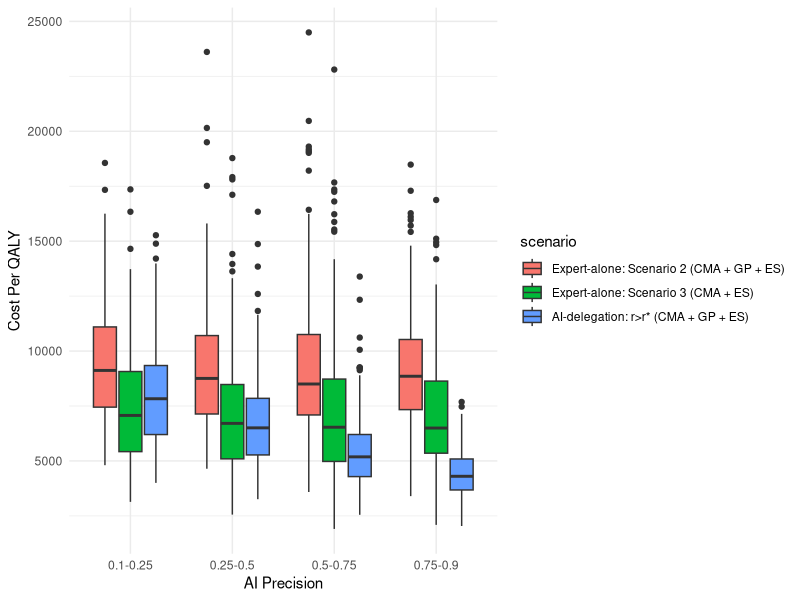
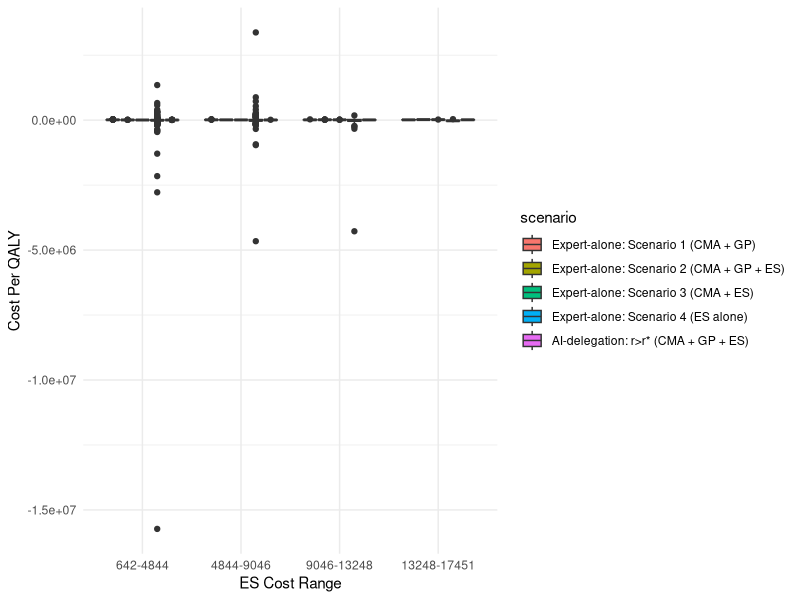
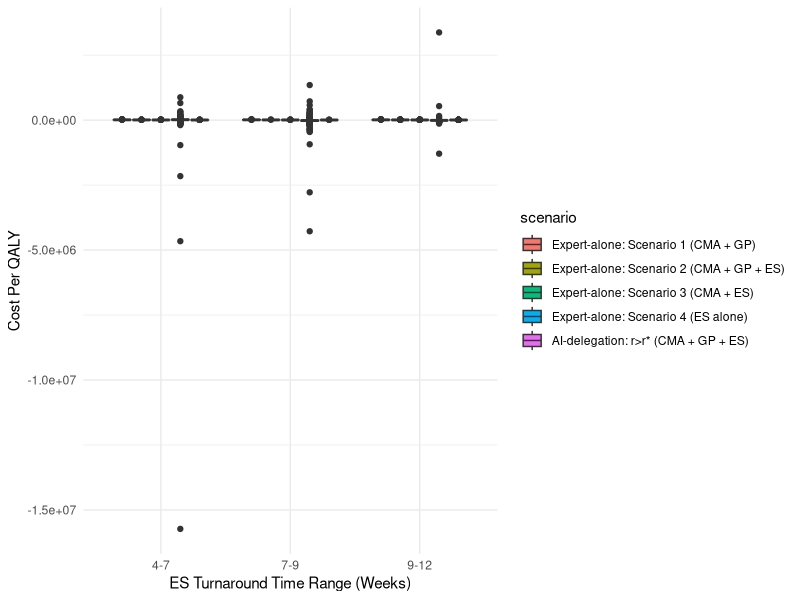

Write R code to recreate these figures, in order. (Note: this script raises an error after producing the figures.)
## ---- chunk 1
library(tidyverse)
library(ggplot2)
library(dplyr)
library(gridExtra)
library(cowplot)
library(patchwork)
set.seed(123)
## ---- chunk 2
# Define functions
beta_dist <- function(n, mu, sigma){
  a <- mu * ((mu * (1 - mu) / sigma^2) - 1)
  b <- (1 - mu) * ((mu * (1 - mu) / sigma^2) - 1)
  return (rbeta(n, a, b))
}

ppv <- function(se, sp, p){ # se = sensitivity, sp = specificity, p = disease prevalence
  value <- (se * p) / (se * p + ((1 - sp) * (1 - p)))
  return(value) 
}

npv <- function(se, sp, p){
  value <- (sp * (1 - p)) / ((1 - se) * p + sp * (1 - p))
  return (value)
}

# Expected utility
EU <- function(pv, u_t, u_f){   # pv = (PPV OR NPV), u_t = (U_TP OR U_TN), u_f = (U_FP OR U_FN)
  return (pv*u_t + (1-pv)*u_f)
}

# QALY function
qaly <- function(x, tat, u_s0, eu){
  return (tat*u_s0 + (x-tat)*eu)
}
## ---- chunk 3
mean_val <- 4875

# Choose sigma to control spread (try 0.7 for moderate spread)
sigma <- 0.4
mu <- log(mean_val) - (sigma^2)/2

shape <- 4
scale <- mean_val / shape

# Generate samples
set.seed(123)
#samples <- rlnorm(1000, meanlog = log(1000), sdlog = sigma)
samples <- rgamma(1000, shape = 4, scale = 4875/4)

# Check min/max
min(samples) # Should be close to 400
max(samples) # Should be close to 10000
mean(samples) # Should be close to 4847.47
## ---- chunk 4
# Simulate parameters
n <- 1000

# Diagnostic yields
cma_yield <- rbeta(n, 154,1382) # CMA yield
gp_yield <- rbeta(n, 234, 1871)  # gene-panel yield
es_yield_1tier <- rbeta(n, 27, 46)  # WES first-tier yield (mean 0.37)
es_yield_3tier <- rbeta(n, 228, 464) # WES third-tier yield (mean 0.33)
es_yield_2tier <- rbeta(n, 35, 65) # The yield of WES as second-tier test is slightly lower than first-tier but higher than third-tier

# Costs - huge range
expert_fee <- 165 # cost at decision node
es_cost <- rgamma(n, shape = 4, scale = 4847.47/4)
cma_cost <- rlnorm(n, meanlog = log(1000)-0.3^2/2, sdlog = 0.3) 
gp_cost <- rlnorm(n, meanlog = log(1600)-0.4^2/2, sdlog = 0.4)

# Sensitivity & Specificity (derive Beta distribution)
cma_se <- 0.9068
cma_sp <- 0.9440
gp_se <- 0.8960
gp_sp <- 0.9250
es_se <- 0.9593
es_sp <- 0.9933

#Disease prevalence (Beta distribution)
p <- 0.1665

# PPV & NPV
cma_ppv <- ppv(cma_se, cma_sp, p)
cma_npv <- npv(cma_se, cma_sp, p)
gp_ppv <- ppv(gp_se, gp_sp, p)
gp_npv <- npv(gp_se, gp_sp, p)
es_ppv <- ppv(es_se, es_sp, p)
es_npv <- npv(es_se, es_sp, p)

# Turnaround time, measured in weeks - huge range
expert_tat <- 4
cma_tat <- sample(c(1:3), size = n, replace = TRUE) # CMA turnaround time: 1-3 weeks
gp_tat <- sample(c(2:6), size = n, replace = TRUE) # GP turnaround time: 2-6 weeks
es_tat <- sample(c(4:12), size = n, replace = TRUE) #ES turnaround time: 4-12 weeks

cma_only_tat <- ((expert_tat + cma_tat)*7)/365
cma_gp_tat <- ((expert_tat*2 + cma_tat + gp_tat)*7)/365
cma_gp_es_tat <- ((expert_tat*3 + cma_tat + gp_tat + es_tat)*7)/365
cma_es_tat <- ((expert_tat*2 + cma_tat + es_tat)*7)/365
es_only_tat <- ((expert_tat + es_tat)*7)/365
ai_tat1 <- ((expert_tat + cma_tat + gp_tat)*7)/365
ai_tat2 <- ((expert_tat + cma_tat + gp_tat + es_tat)*7)/365

# AI precision, assume that it follows a beta distribution with mean 0.87 & SD 0.1
ai_precision <- runif(n,0.1,0.9)

# utility weight (Beta)
u_tp <- runif(n,0.8,0.9)
u_tn <- runif(n, 0.958, 1)
u_fp <- runif(n,0.7,0.8)
u_fn <- runif(n,-0.5,0)
u_s0 <- 0.5

# expected utility for different outcome states
eu_cma_pos <- EU(cma_ppv, u_tp, u_fp) # CMA, positive
eu_gp_pos <- EU(gp_ppv, u_tp, u_fp) # gene-panel, positive
eu_gp_neg <- EU(gp_npv, u_tn, u_fn) # gene-panel, negative
eu_es_pos <- EU(es_ppv, u_tp, u_fp) # ES, positive
eu_es_neg <- EU(es_npv, u_tn, u_fn) # ES, negative
## ---- chunk 5

## ---- chunk 6
generate_data <- function(x) {
  # Scenario 1 (CMA + GP, standard testing)
  s1_cost <- cma_cost 
            + expert_fee 
            + (1-cma_yield)*(gp_cost + expert_fee)  #expected cost
  s1_qaly <- cma_yield*qaly(x,cma_only_tat,u_s0,eu_cma_pos) 
            + (1-cma_yield)*(gp_yield*qaly(x,cma_gp_tat,u_s0,eu_gp_pos) 
            + (1-gp_yield)*qaly(x,cma_gp_tat,u_s0,eu_gp_neg)) #expected QALY
  s1_cpq <- s1_cost/s1_qaly # Cost per QALY
  
  # Effective cost for Scenario 2 (CMA + GP + WES)
  s2_cost <- cma_cost + expert_fee + (1-cma_yield)*(gp_cost + expert_fee + (1-gp_yield)*(es_cost + expert_fee))
  s2_qaly <- cma_yield*qaly(x,cma_only_tat,u_s0,eu_cma_pos) + (1-cma_yield)*(gp_yield*qaly(x,cma_gp_tat,u_s0,eu_gp_pos)   + (1-gp_yield)*es_yield_3tier*qaly(x,cma_gp_es_tat,u_s0,eu_es_pos) + (1-gp_yield)*(1-es_yield_3tier)*qaly(x,cma_gp_es_tat,u_s0,eu_es_neg))
  s2_cpq <- s2_cost/s2_qaly
  
  # Effective cost Scenario 3 (CMA + WES) CMA positive, WES pos & neg
  s3_cost <- cma_cost + expert_fee + (1-cma_yield)*(es_cost + expert_fee) 
  s3_qaly <- cma_yield*qaly(x,cma_only_tat,u_s0,eu_cma_pos) + (1-cma_yield)*(es_yield_2tier*qaly(x,cma_es_tat,u_s0,eu_es_pos) + (1-es_yield_2tier)*qaly(x,cma_es_tat,u_s0,eu_es_neg))
  s3_cpq <- s3_cost/s3_qaly
  
  # Effective cost for Scenario 4 (WES alone)
  s4_cost <- es_cost + expert_fee
  s4_qaly <- es_yield_1tier*qaly(x,es_tat,u_s0,eu_es_pos) + (1-es_yield_1tier)*qaly(x,es_only_tat,u_s0,eu_es_neg)
  s4_cpq <- s4_cost/s4_qaly
  
  # Effective cost for AI-delegation mode (r > r*)
  ai_cost <- cma_cost + expert_fee + (1-cma_yield)*(gp_cost + (1-ai_precision)*es_cost) #This is only for r > r*
  ai_qaly <- cma_yield*qaly(x,cma_only_tat,u_s0,eu_cma_pos) + (1-cma_yield)*ai_precision*qaly(x,ai_tat1,u_s0,eu_gp_pos) + (1-cma_yield)*(1-ai_precision)*(es_yield_3tier*qaly(x,ai_tat2,u_s0,eu_es_pos) + (1-es_yield_3tier)*qaly(x,ai_tat2,u_s0,eu_es_neg))
  ai_cpq <- ai_cost/ai_qaly
  
  complete_data <- data.frame(
    scenario = rep(c("Expert-alone: Scenario 1 (CMA + GP)", 
                     "Expert-alone: Scenario 2 (CMA + GP + ES)", 
                     "Expert-alone: Scenario 3 (CMA + ES)", 
                     "Expert-alone: Scenario 4 (ES alone)", 
                     "AI-delegation: r>r* (CMA + GP + ES)"), 
                     each = n),
    
    es_cost = rep(es_cost, 5),
    cma_cost = rep(cma_cost, 5),
    gp_cost = rep(gp_cost, 5),
    es_tat = rep(es_tat, 5),
    cma_tat = rep(cma_tat, 5),
    gp_tat = rep(gp_tat, 5),
    expected_cost = c(s1_cost, s2_cost, s3_cost, s4_cost, ai_cost),
    expected_qaly = c(s1_qaly, s2_qaly, s3_qaly, s4_qaly, ai_qaly),
    cost_per_qaly = c(s1_cpq, s2_cpq, s3_cpq, s4_cpq, ai_cpq),
    ai_performance = rep(ai_precision,5),
    number_of_years = rep(x, 5)
  )
  
  complete_data$scenario <- factor(complete_data$scenario, levels = c("Expert-alone: Scenario 1 (CMA + GP)", 
                                                                      "Expert-alone: Scenario 2 (CMA + GP + ES)", 
                                                         "Expert-alone: Scenario 3 (CMA + ES)", 
                                                         "Expert-alone: Scenario 4 (ES alone)", 
                                                         "AI-delegation: r>r* (CMA + GP + ES)"))
  
  return(complete_data)
}
## ---- chunk 7
x <- 1 #number of years in QALY
data <- generate_data(x)
expert_alone <- data %>% filter(scenario != "AI-delegation: r>r* (CMA + GP + ES)")
ai_delegation <- data %>% filter(scenario %in% c("Expert-alone: Scenario 2 (CMA + GP + ES)", 
                                                 "Expert-alone: Scenario 3 (CMA + ES)", 
                                                 "AI-delegation: r>r* (CMA + GP + ES)"))
## ---- chunk 8
boxplot <- function(data, param, breaks, labels, x_lab){
  data <- data %>% mutate(param_bins = cut(data[[param]],
                          breaks = breaks,
                          labels = labels,
                          include.lowest = TRUE))
  
  plot <- ggplot(data, aes(x = param_bins, y = cost_per_qaly, fill = scenario)) + 
    geom_boxplot() + 
    labs(x = x_lab, y = "Cost Per QALY") + 
    theme_minimal()
  
  return(plot)
}
## ---- chunk 9
plot1 <- boxplot(ai_delegation, "ai_performance", 
                 c(0.1, 0.25, 0.5, 0.75, 0.9), 
                 c("0.1-0.25", "0.25-0.5", "0.5-0.75", "0.75-0.9"), 
                 "AI Precision")
plot1
## ---- chunk 10
es_cost_min <- min(data$es_cost)
es_cost_max <- max(data$es_cost)
breaks <- seq(es_cost_min, es_cost_max, length.out = 5) # 4 bins
labels <- paste0(round(breaks[-length(breaks)]), "-", round(breaks[-1]))

plot2 <- boxplot(data, "es_cost", breaks, labels, "ES Cost Range")
plot2
## ---- chunk 11
es_tat_min <- min(data$es_tat)
es_tat_max <- max(data$es_tat)
breaks <- seq(es_tat_min, es_tat_max, length.out = 4) # 3 bins
labels <- paste0(round(breaks[-length(breaks)]), "-", round(breaks[-1]))
plot3 <- boxplot(data, "es_tat", breaks, labels, "ES Turnaround Time Range (Weeks)")
plot3
## ---- chunk 12
sensitivity_analysis <- function(param_name,low, high, x=1) {
                                 
  orig <- get(param_name, envir = .GlobalEnv)

  # Store base-case
  base_df <- generate_data(x)
  base_out <- base_df$cost_per_qaly
  
  # Modify the parameter low
  assign(param_name, low, envir = .GlobalEnv)
  low_df <- generate_data(x)
  low_out <- low_df$cost_per_qaly
  
  # Modify the parameter high
  assign(param_name, high, envir = .GlobalEnv)
  high_df <- generate_data(x)
  high_out <- high_df$cost_per_qaly
  
  # Reset param to base (optional if looping later)
  assign(param_name, orig, envir = .GlobalEnv)
  
  return(data.frame(
    scenario = base_df$scenario,
    parameter = param_name,
    low = low_out,
    high = high_out,
    base = base_out
  ))
}



sens_results <- do.call(rbind, list(
  sensitivity_analysis("cma_cost", 0.8*cma_cost, 1.2*cma_cost, 1),
  sensitivity_analysis("gp_cost", 0.8*gp_cost, 1.2*gp_cost, 1),
  sensitivity_analysis("es_cost", 0.8*es_cost, 1.2*es_cost, 1),
  #sensitivity_analysis("cma_tat", 0.7*cma_tat, 1.3*cma_tat, 1), # example TAT
  #sensitivity_analysis("gp_tat", 0.7*cma_tat, 1.3*cma_tat, 1), # example TAT
  #sensitivity_analysis("es_tat", 0.7*cma_tat, 1.3*cma_tat, 1) # example TAT
))
## ---- chunk 13

tornado_df <- sens_results %>%
  mutate(min_val = pmin(low, high),
         max_val = pmax(low, high),
         width = abs(high - low)) %>%
  group_by(scenario, parameter) %>%
  summarise(base = mean(base), 
            min_val = mean(min_val), 
            max_val = mean(max_val),
            width = mean(width)) %>%
  arrange(desc(width))

ggplot(tornado_df, 
       aes(x = reorder(parameter, width), 
           ymin = min_val, ymax = max_val)) +
  geom_linerange(size = 6, color = "skyblue") +
  geom_point(aes(y = base), color = "black", size = 3) +
  coord_flip() +
  facet_wrap(~ scenario, scales = "free_x") +
  labs(title = "Tornado Diagram by Scenario",
       x = "Parameter",
       y = "Cost per QALY") +
  theme_minimal()
